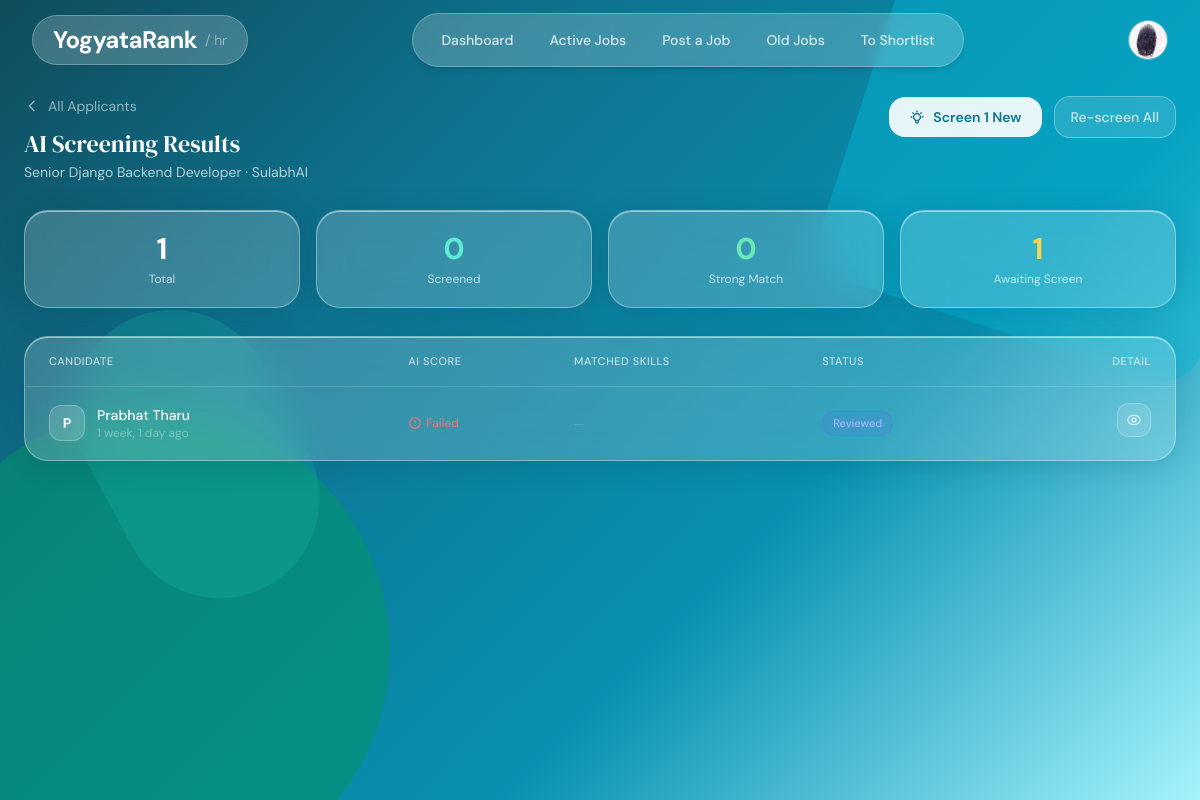
Page /screening/job/4/ (signed in) on the earlier database version.
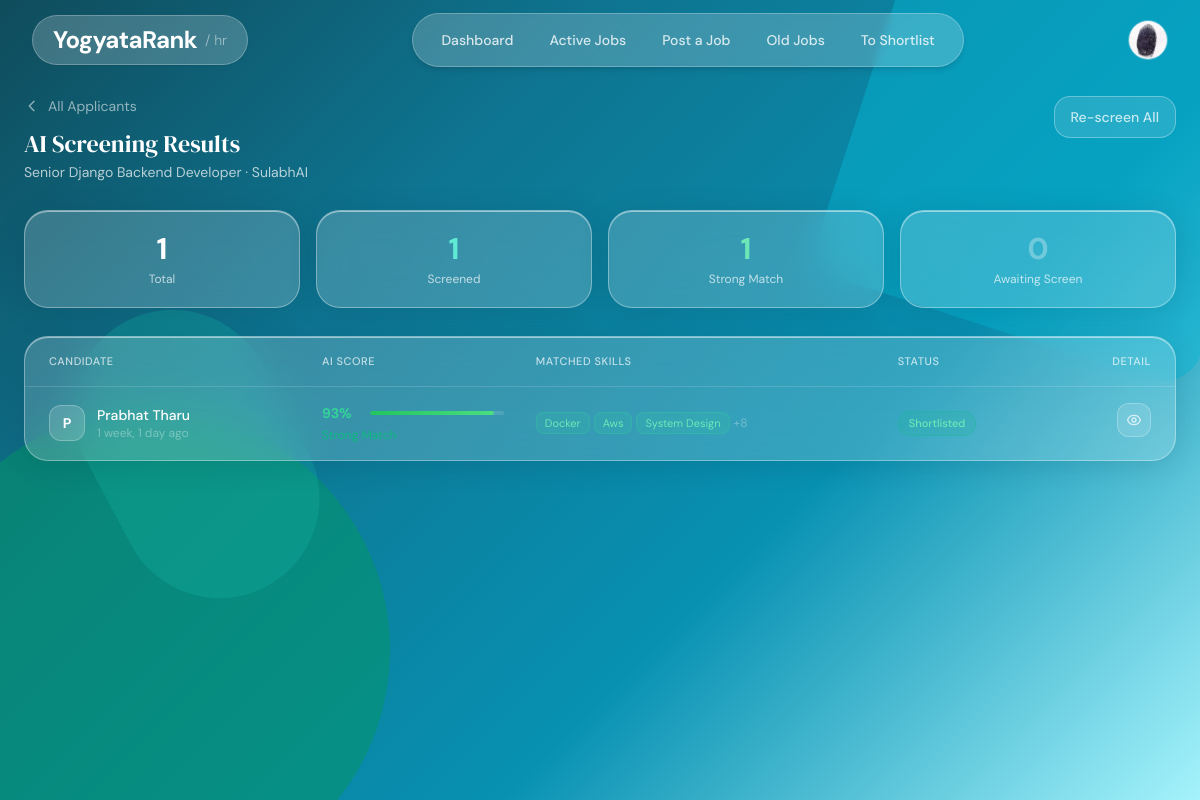
Same page on the later database version.
### applications/models.py (models this page shows, shortened)
class Application(models.Model):
    class Status(models.TextChoices):
        PENDING     = "pending",     "Pending Review"
        REVIEWED    = "reviewed",    "Reviewed"
        SHORTLISTED = "shortlisted", "Shortlisted"
        REJECTED    = "rejected",    "Rejected"
        HIRED       = "hired",       "Hired"
        WITHDRAWN   = "withdrawn",   "Withdrawn"   # ← was missing, caused 3 view crashes
    candidate    = models.ForeignKey(
                     'accounts.CandidateProfile',
                     on_delete=models.CASCADE,
                     related_name="applications",
                   )
    job          = models.ForeignKey(
                     'jobs.Job',
                     on_delete=models.CASCADE,
                     related_name="applications",
                   )
    resume       = models.ForeignKey(
                     Resume,
                     on_delete=models.SET_NULL,
                     null=True,
                     related_name="applications",
                   )
    match_score   = models.FloatField(default=0)
    status        = models.CharField(
                      max_length=20,
                      choices=Status.choices,
                      default=Status.PENDING,
                    )
    company_note  = models.TextField(blank=True)
    score_notes   = models.TextField(blank=True)
    status_note   = models.TextField(blank=True, help_text="Internal note visible to company only")
    applied_at    = models.DateTimeField(auto_now_add=True)
    updated_at    = models.DateTimeField(auto_now=True)
    class Meta:
        constraints = [
            models.UniqueConstraint(fields=["candidate", "job"], name="unique_application")
        ]
        ordering = ["-match_score", "-applied_at"]

### accounts/models.py (models this page shows, shortened)
class CandidateProfile(models.Model):
    user            = models.OneToOneField(User, on_delete=models.CASCADE)
    phone           = models.CharField(max_length=20, blank=True)
    about           = models.TextField(blank=True)
    education       = models.TextField(blank=True)
    experience      = models.IntegerField(default=0)
    skills          = models.TextField(blank=True)
    profile_picture = models.ImageField(
                        upload_to='profile_pictures/',
                        blank=True,
                        null=True,
                      )

### screening/models.py (models this page shows, shortened)
class ScreeningResult(models.Model):
    class Status(models.TextChoices):
        PENDING    = "pending",    "Pending"
        PROCESSING = "processing", "Processing"
        DONE       = "done",       "Done"
        FAILED     = "failed",     "Failed"
    application      = models.OneToOneField(
                         Application,
                         on_delete=models.CASCADE,
                         related_name="screening_result"
                       )
    similarity_score = models.FloatField(
                         default=0,
                         help_text="Cosine similarity score between resume and job description (0–100)"
                       )
    skill_score          = models.FloatField(default=0, help_text="Skill match component score (0–100)")
    experience_score     = models.FloatField(default=0, help_text="Experience match component score (0–100)")
    qualification_score  = models.FloatField(default=0, help_text="Qualification match component score (0–100)")
    cosine_score         = models.FloatField(default=0, help_text="Raw cosine similarity component score (0–100)")
    extracted_skills = models.TextField(
                         blank=True,
                         help_text="Skills extracted from the candidate's resume"
                       )
    matched_skills   = models.TextField(
                         blank=True,
                         help_text="Skills that matched the job requirements"
                       )
    missing_skills   = models.TextField(
                         blank=True,
                         help_text="Required job skills not found in the resume"
                       )
    summary          = models.TextField(
                         blank=True,
                         help_text="AI-generated summary of the candidate's fit"
                       )
    status           = models.CharField(
                         max_length=12,
                         choices=Status.choices,
                         default=Status.PENDING
                       )
    error_message    = models.TextField(
                         blank=True,
                         help_text="Error detail if screening failed"
                       )
    screened_at      = models.DateTimeField(auto_now_add=True)
    updated_at       = models.DateTimeField(auto_now=True)
    class Meta:
        ordering = ["-screened_at"]
    def matched_skills_list(self):
        return [s.strip() for s in self.matched_skills.split(",") if s.strip()]
    @property
    def score_band(self):
        if self.similarity_score >= 70:
            return "green"
        elif self.similarity_score >= 45:
            return "yellow"
        return "red"
    @property
    def score_label(self):
        if self.similarity_score >= 70:
            return "Strong Match"
        elif self.similarity_score >= 45:
            return "Moderate Match"
        return "Weak Match"

### screening/views.py (the view)
# urls.py: path("job/<int:job_id>/",              views.screening_dashboard,      name="screening_dashboard"),
@login_required
def screening_dashboard(request, job_id):
    company = _company_required(request)
    if not company:
        return redirect("candidate_dashboard")
    job = get_object_or_404(Job, id=job_id, company=company)
    applications = (
        job.applications
           .select_related("candidate__user", "resume", "screening_result")
           .exclude(status="withdrawn")
           .order_by("-match_score", "-applied_at")
    )
    total    = applications.count()
    screened = ScreeningResult.objects.filter(
                    application__job=job,
                    status=ScreeningResult.Status.DONE
               ).count()
    pending  = total - screened
    strong   = ScreeningResult.objects.filter(
                    application__job=job,
                    status=ScreeningResult.Status.DONE,
                    similarity_score__gte=75
               ).count()
    return render(request, "screening/screening_dashboard.html", {
        "job":          job,
        "applications": applications,
        "total":        total,
        "screened":     screened,
        "pending":      pending,
        "strong":       strong,
        "company":      company,
    })

### applications/context_processors.py (called while the page is built, shortened)
def active_applications_count(request):
    context = {}
    if not request.user.is_authenticated:
        return context
    candidate = CandidateProfile.objects.filter(user=request.user).first()
    company = CompanyProfile.objects.filter(user=request.user).first()
    context['candidate'] = candidate
    context['company'] = company
    return context

### jobs/context_processors.py (called while the page is built)
def to_shortlist_count(request):
    if not request.user.is_authenticated:
        return {}
    try:
        company = CompanyProfile.objects.get(user=request.user)
        count = Job.objects.filter(
            company=company,
            results_published=True,
            shortlist_email_sent=False,
        ).count()
        return {'to_shortlist_count': count}
    except CompanyProfile.DoesNotExist:
        return {}

### screening/views.py (called while the page is built)
def _company_required(request):
    return getattr(request.user, "companyprofile", None)

### templates/screening/screening_dashboard.html (shortened to what the changed rows need)
{% extends "company_base.html" %}
{% block main_content %}
<main class="max-w-7xl mx-auto px-4 md:px-6 pt-[12vh] pb-12 relative z-10">
  <div class="flex flex-col md:flex-row md:items-start justify-between gap-4 mb-7">
    <div>
      <h1 class="font-serif-display text-2xl text-white">AI Screening Results</h1>
    </div>
    <div class="flex items-center gap-3 flex-wrap">
      {% if pending > 0 %}
      <form method="post" action="{% url 'run_screening' job.id %}">
        <button type="submit"
                class="btn-teal px-5 py-2.5 rounded-2xl text-sm flex items-center gap-2">
          Screen {{ pending }} New
        </button>
      </form>
      {% endif %}
    </div>
  </div>
  <div class="grid grid-cols-2 md:grid-cols-4 gap-4 mb-7">
    <div class="glass-card rounded-3xl p-5 text-center">
      <p class="text-3xl font-bold text-teal-300">{{ screened }}</p>
      <p class="text-white/70 text-xs mt-1">Screened</p>
    </div>
    <div class="glass-card rounded-3xl p-5 text-center">
      <p class="text-3xl font-bold text-emerald-300">{{ strong }}</p>
      <p class="text-white/70 text-xs mt-1">Strong Match</p>
    </div>
    <div class="glass-card rounded-3xl p-5 text-center">
      <p class="text-3xl font-bold {% if pending > 0 %}text-amber-300{% else %}text-white/30{% endif %}">{{ pending }}</p>
      <p class="text-white/70 text-xs mt-1">Awaiting Screen</p>
    </div>
  </div>
  {% if applications %}
  <div class="glass-card rounded-3xl overflow-hidden">
    <table class="w-full">
      <thead>
        <tr class="border-b border-white/15">
          <th class="text-left px-6 py-4 text-white/70 text-[11px] font-medium uppercase tracking-wider">Candidate</th>
          <th class="text-left px-4 py-4 text-white/70 text-[11px] font-medium uppercase tracking-wider">AI Score</th>
          <th class="text-left px-4 py-4 text-white/70 text-[11px] font-medium uppercase tracking-wider hidden lg:table-cell">Matched Skills</th>
          <th class="text-left px-4 py-4 text-white/70 text-[11px] font-medium uppercase tracking-wider hidden md:table-cell">Status</th>
          <th class="text-right px-6 py-4 text-white/70 text-[11px] font-medium uppercase tracking-wider">Detail</th>
        </tr>
      </thead>
      <tbody class="divide-y divide-white/8">
        {% for app in applications %}
        {% with result=app.screening_result %}
        <tr class="applicant-row">
          <td class="px-6 py-4">
            <div class="flex items-center gap-3">
              <div class="w-9 h-9 rounded-xl shrink-0 flex items-center justify-center font-bold text-sm bg-white/15 border border-white/25 text-white select-none">
                {{ app.candidate.user.first_name|first|default:app.candidate.user.username|first|upper }}
              </div>
              <div>
                <p class="text-white text-sm font-medium">
                  {{ app.candidate.user.get_full_name|default:app.candidate.user.username }}
                </p>
                <p class="text-white/35 text-xs">{{ app.applied_at|timesince }} ago</p>
              </div>
            </div>
          </td>
          <td class="px-4 py-4">
            {% if result and result.status == "done" %}
            <div class="flex items-center gap-2 min-w-28">
              <span class="font-bold text-sm w-10 shrink-0
                {% if result.score_band == 'green' %}text-emerald-400
                {% elif result.score_band == 'yellow' %}text-amber-400
                {% else %}text-red-400{% endif %}">
                {{ result.similarity_score|floatformat:0 }}%
              </span>
              <div class="score-bar-track flex-1">
                <div class="score-bar-fill score-{{ result.score_band }}"
                     style="width: {{ result.similarity_score }}%;"></div>
              </div>
            </div>
            <p class="text-xs mt-1
              {% if result.score_band == 'green' %}text-emerald-500
              {% elif result.score_band == 'yellow' %}text-amber-500
              {% else %}text-red-500{% endif %}">
            </p>
            {% elif result and result.status == "failed" %}
            <span class="text-red-400 text-xs flex items-center gap-1">
              <svg class="w-3.5 h-3.5" fill="none" stroke="currentColor" viewBox="0 0 24 24">
                <path stroke-linecap="round" stroke-linejoin="round" stroke-width="2" d="M12 8v4m0 4h.01M21 12a9 9 0 11-18 0 9 9 0 0118 0z"/>
              </svg>
              Failed
            </span>
            {% elif result and result.status == "processing" %}
            <span class="text-teal-300 text-xs flex items-center gap-1.5 pending-dot">
              Processing…
            </span>
            {% else %}
            <span class="text-white/25 text-xs">Not screened</span>
            {% endif %}
          </td>
          <td class="px-4 py-4 hidden lg:table-cell">
            {% if result and result.matched_skills %}
            <div class="flex flex-wrap gap-1">
              {% for skill in result.matched_skills_list|slice:":3" %}
              <span class="skill-matched rounded-lg px-2 py-0.5 text-[11px]">{{ skill }}</span>
              {% endfor %}
              {% if result.matched_skills_list|length > 3 %}
              <span class="text-white/30 text-xs self-center">+{{ result.matched_skills_list|length|add:"-3" }}</span>
              {% endif %}
            </div>
            {% else %}
            <span class="text-white/20 text-xs">—</span>
            {% endif %}
          </td>
          <td class="px-4 py-4 hidden md:table-cell">
            <span class="badge badge-{{ app.status }}">{{ app.get_status_display }}</span>
          </td>
          <td class="px-6 py-4 text-right">
            <a href="{% url 'screening_result_detail' app.id %}"
               class="btn-ghost p-2 rounded-xl inline-block" title="View detail">
            </a>
          </td>
        </tr>
        {% endwith %}
        {% endfor %}
      </tbody>
    </table>
  </div>
  {% endif %}
</main>
{% endblock %}

Differences in the rows shown:
changed Application "Prabhat Tharu": screening_result.similarity_score (not shown) → "93"; screening_result.matched_skills_list|length (not shown) → "8"; status "Reviewed" → "Shortlisted"; text "Failed —" → "% +"
Other differences:
{{ screened }}: "0" → "1"
{{ strong }}: "0" → "1"
{{ pending }}: "1" → "0"
{{ pending }}: "1" → (not shown)
new list line: "Docker"
new list line: "Aws"
new list line: "System Design"
text no longer shown: "Screen New"
